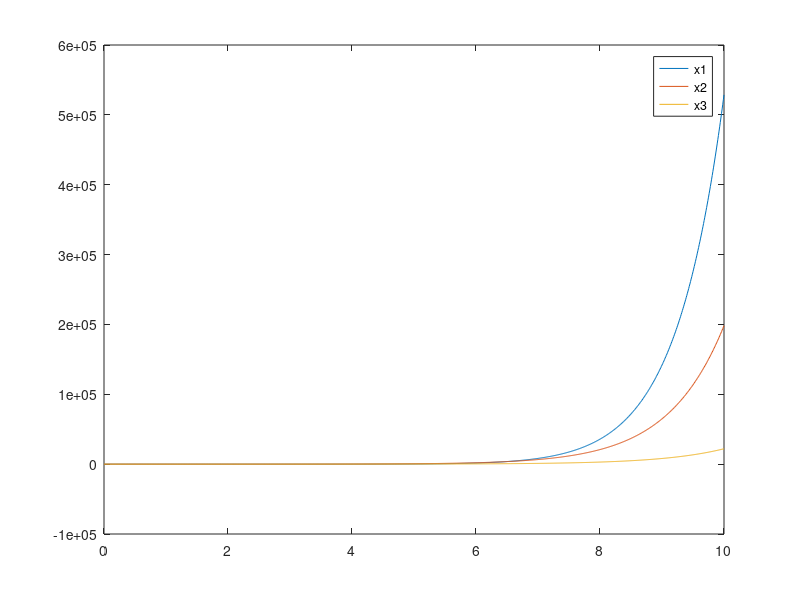
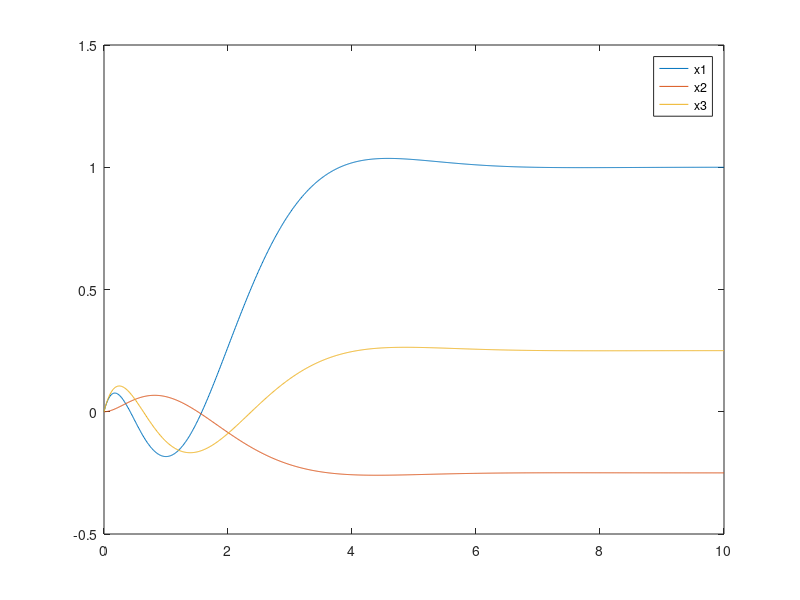

These charts were generated, in order, by the following MATLAB code:
%% Question 2
% System and pole definition

A = [ 1 1 -2 ;
      0 1  1 ;
      0 0  1];
B = [ 1 ;
      0 ;
      1];
poles = [-2 -1+i -1-i];

% Using place
gains_place = place(A,B,poles);
gains_place
% gains_place =
% 15.0000   47.0000   -8.0000



% Using Acker
gains_acker = acker(A,B,poles);
gains_acker

% gains_acker =
% 15    47    -8


% lsim the systems
sys_orig = ss(A,B,[1 0 0],0);
sys_modi = ss(A-B*gains_place,B,[1 0 0],0);
t = 0:.01:10;
u = t >= 0;

[~,~,xs] = lsim(sys_orig, u,t);
plot(t,xs);
legend("x1","x2","x3");
saveas(gcf, "images/p2_original_system.png");

[~,~,xs] = lsim(sys_modi, u,t);
plot(t,xs);
legend("x1","x2","x3");
saveas(gcf, "images/p2_modified_system.png");
